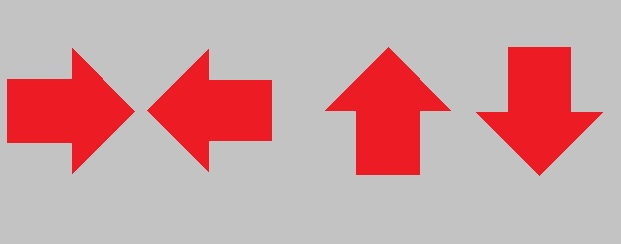
#> input picture soft/p1_primeri/primer4/grp4_train.jpg, 621 x 244 px
$ jupyter execute --allow-errors P1_primer4.ipynb   (shell and % lines are left out)   (Python 2 division)   (older library calls are emulated)
#> lines starting #> are read from the running program, lines starting #| are printed output that depends on the picture; after the words box and inside, x2 and y2 are one past the last pixel; in counts of white or black regions, pixels touching at a corner belong together
### Primer 4 - Sheet music validator

* Sliku **primer4_train.png** koristiti za obučavanje veštačke neuronske mreže tako da prepoznaje dužinu trajanja note.
* Nakon obučavanja, sa slike **primer4_test.png** odrediti za svaku od ćelija, za koliko odstupa od vrednosti 1.
Na primer, prva ćelija odstupa za: 1 - 1/8 + 1/16 + 1/2 + 1/8 = 3/16
Rešenje može biti negativno i dovoljno je da bude iskazano u decimalnom zapisu.

[cell 1]
#import potrebnih biblioteka
import cv2
import collections
import numpy as np
import scipy as sc
import matplotlib.pyplot as plt

# k-means
from sklearn.cluster import KMeans

# keras
from keras.models import Sequential
from keras.layers.core import Dense,Activation
from keras.optimizers import SGD

import matplotlib.pylab as pylab
pylab.rcParams['figure.figsize'] = 16, 12 # za prikaz većih slika i plotova, zakomentarisati ako nije potrebno

from client import SCClient


#Funkcionalnost implementirana u V1
def load_image(path):
#> called with path = 'grp4_train.jpg'
    return cv2.cvtColor(cv2.imread(path), cv2.COLOR_BGR2RGB)
def image_gray(image):
    return cv2.cvtColor(image, cv2.COLOR_RGB2GRAY)
#> returned value: shape (244, 621)
def image_bin(image_gs):
    ret,image_bin = cv2.threshold(image_gs, 127, 255, cv2.THRESH_BINARY)
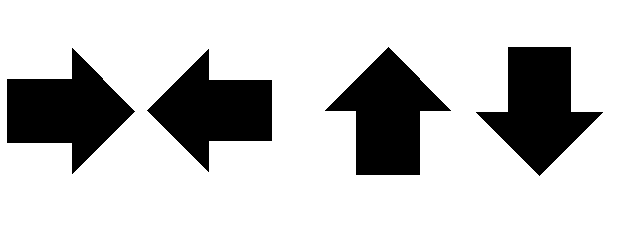
#> image_bin: shape (244, 621); 78.8% white; 4 black regions, box (x1, y1, x2, y2) and area: (476, 47, 603, 176) 8191, (325, 47, 451, 175) 8160, (7, 48, 135, 174) 8160, (147, 49, 272, 172) 7687
    return image_bin
def image_bin_adaptive(image_gs):
    image_bin = cv2.adaptiveThreshold(image_gs, 255, cv2.ADAPTIVE_THRESH_MEAN_C, cv2.THRESH_BINARY, 35, 10)
    return image_bin
def invert(image):
    return 255-image
#> returned value: shape (244, 621); 21.2% white; 4 white regions
def display_image(image, color= False):
    if color:
        plt.imshow(image)
    else:
        plt.imshow(image, 'gray')
def dilate(image):
    kernel = np.ones((3,3)) # strukturni element 3x3 blok
    return cv2.dilate(image, kernel, iterations=1)
def erode(image):
    kernel = np.ones((3,3)) # strukturni element 3x3 blok
    return cv2.erode(image, kernel, iterations=1)

#Funkcionalnost implementirana u V2
def resize_region(region):
    resized = cv2.resize(region,(28,28), interpolation = cv2.INTER_NEAREST)
    return resized
def scale_to_range(image):
    return image / 255
def matrix_to_vector(image):
    return image.flatten()
# [5 lines left out: function prepare_for_ann, not called in this run]
def convert_output(outputs):
    return np.eye(len(outputs))
def winner(output):
    return max(enumerate(output), key=lambda x: x[1])[0]

def remove_noise(binary_image):
    ret_val = invert(binary_image)

    return ret_val

#scclient = SCClient(code='grp4', indeks='RA95/2012', ip='192.168.0.118', port=8080)
#scclient.download_imgs()

[cell 2]
img_train = load_image('grp4_train.jpg')
img_train_bin = remove_noise(image_bin(image_gray(img_train)))
display_image(img_train_bin)

[cell 3]
def to_np_array(contours,angles,centers,sizes,rotate):
    ret_val = []
    for idx, contour in enumerate(contours):

        angle = angles[idx]
        cx,cy = centers[idx]
        height, width = sizes[idx]
        if width<height:
            angle+=90

        # Rotiranje svake tačke regiona oko centra rotacije
        alpha = np.pi/2 - abs(np.radians(angle))
        region_points = np.ndarray((len(contour), 2), dtype=np.int16)
        for i, point in enumerate(contour):
            x = point[0]
            y = point[1]

            if rotate:
                rx = np.sin(alpha)*(x-cx) - np.cos(alpha)*(y-cy) + cx
                ry = np.cos(alpha)*(x-cx) + np.sin(alpha)*(y-cy) + cy
            else:
                rx = x
                ry = y

            region_points[i] = [rx,ry]
        ret_val.append(region_points)


    return ret_val

[cell 4]
def select_roi(image_orig, image_bin, rotate=False):
#> called with rotate = False
    img, contours_borders, hierarchy = cv2.findContours(image_bin.copy(), cv2.RETR_EXTERNAL, cv2.CHAIN_APPROX_NONE)
#> contours_borders = 4 contours; box (x1, y1, x2, y2) and area: (476, 47, 603, 176) 8000, (325, 47, 451, 175) 7970, (7, 48, 135, 174) 7970, (147, 49, 272, 172) 7502

    contours = []
    contour_angles = []
    contour_centers = []
    contour_sizes = []
    for contour in contours_borders:
        center, size, angle = cv2.minAreaRect(contour)
        xt,yt,w,h = cv2.boundingRect(contour)

        region_points = []
        for i in range (xt,xt+w):
            for j in range(yt,yt+h):
                dist = cv2.pointPolygonTest(contour,(i,j),False)
                if dist>=0 and image_bin[j,i]==255: # da li se tacka nalazi unutar konture?
                    region_points.append([i,j])
        contour_centers.append(center)
        contour_angles.append(angle)
        contour_sizes.append(size)
        contours.append(region_points)
#> this loop made 4 passes
#> (center, size, xt, yt, w, h) on passes 1 to 4: ((224, 110), (108.9, 108.9), 147, 49, 125, 123), ((55, 110.5), (112.4, 112.4), 7, 48, 128, 126), ((539, 95.5), (112.4, 112.4), 476, 47, 127, 129), ((387.8, 126.2), (112.4, 111.7), 325, 47, 126, 128)
#> after the loop, contour_angles = [-45, -45, -45, -45]; contour_centers = [(224, 110), (55, 110.5), (539, 95.5), (387.8, 126.2)]; contour_sizes = [(108.9, 108.9), (112.4, 112.4), (112.4, 112.4), (112.4, 111.7)]; contours = 4 items

    contours = to_np_array(contours, contour_angles, contour_centers, contour_sizes, rotate)
#> the loop in to_np_array, `for idx, contour in enumerate(contours): ` made 4 passes
#> (angle, cx, cy, height, width) on passes 1 to 4: (-45, 224, 110, 108.9, 108.9), (-45, 55, 110.5, 112.4, 112.4), (-45, 539, 95.5, 112.4, 112.4), (45, 387.8, 126.2, 112.4, 111.7)
    max_x_cord = 0
    max_y_cord = 0

    for ind,contour in enumerate(contours):
        min_x = min(contour[:,0])
        max_x = max(contour[:,0])
        min_y = min(contour[:,1])
        max_y = max(contour[:,1])

        if( ind == 0):
            max_x_cord = min_x+(max_x-min_x)
            max_y_cord = min_y
        else:

            if(max_x_cord < min_x+(max_x-min_x)):
                 max_x_cord = min_x+(max_x-min_x)

            if(max_y_cord < min_y):
                max_y_cord = min_y
#> this loop made 4 passes
#> (min_x, max_x, min_y, max_y, max_x_cord, max_y_cord) on pass 1: (147, 271, 49, 171, 271, 49)
#> (min_x, max_x, min_y, max_y, max_x_cord) on pass 3: (476, 602, 47, 175, 602)


    regions_dict = {}
    for contour in contours:

        min_x = min(contour[:,0])
        max_x = max(contour[:,0])
        min_y = min(contour[:,1])
        max_y = max(contour[:,1])


        cv2.rectangle(image_orig,(min_x,min_y),(min_x+(max_x-min_x),min_y+(max_y-min_y)),(255,0,0),2)

        region = np.zeros((max_y-min_y+1,max_x-min_x+1), dtype=np.int16)
        for point in contour:
            x = point[0]
            y = point[1]

            region[y-min_y,x-min_x] = 255

        sort= 0
        if(min_y >=max_y_cord -10):
            sort = max_x_cord


        regions_dict[min_x+sort] = [resize_region(region), (min_x,min_y,max_x-min_x,max_y-min_y)]
#> this loop made 4 passes
#> (min_x, max_x, min_y, max_y) on passes 1 to 4: (147, 271, 49, 171), (7, 134, 48, 173), (476, 602, 47, 175), (325, 450, 47, 174)
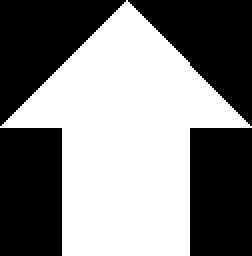
#> region: shape (128, 126) int16 (shown 2 times larger); 50.6% white; 4 black regions, box (x1, y1, x2, y2) and area: (0, 0, 63, 63) 2016, (64, 0, 126, 63) 1984, (0, 64, 31, 128) 1984, (95, 64, 126, 128) 1984
#> after the loop, regions_dict = 4 items

    sorted_regions_dict = collections.OrderedDict(sorted(regions_dict.items()))
#> sorted_regions_dict = 4 items
    sorted_regions = np.array(sorted_regions_dict.values())


    sorted_rectangles = sorted_regions[:,1]
    region_distances = [-sorted_rectangles[0][1]-sorted_rectangles[0][3]]
    # Izdvojiti sortirane parametre opisujućih pravougaonika
    # Izračunati rastojanja između svih susednih regiona po x osi i dodati ih u region_distances niz
    for x,y,w,h in sorted_regions[1:-1, 1]:
        region_distances[-1] += y
        region_distances.append(-y-h)
    region_distances[-1] += sorted_rectangles[-1][1]

    return image_orig, sorted_regions[:, 0], region_distances

#> (a cell that did not finish here is left out)

[cell 6]
# [27 lines left out: functions create_ann, train_ann, not called in this run]

[cell 7]
img_train = load_image('grp4_train.jpg')
img_train_bin = dilate(invert(image_bin(image_gray(img_train))))
#> in dilate, `kernel = np.ones((3,3))`: kernel = [[1, 1, 1], [1, 1, 1], [1, 1, 1]]
#> in dilate, `return cv2.dilate(image, kernel, iterations=1)`:
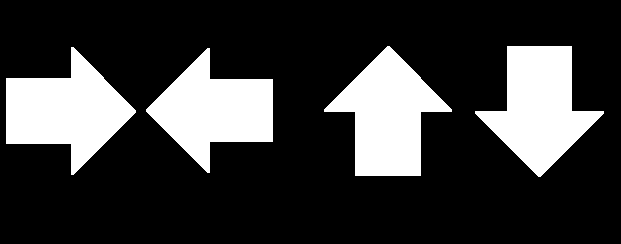
#> returned value: shape (244, 621); 22.6% white; 4 white regions
#> (the rest of this cell did not finish here and is left out)

#> call 2 of select_roi, with rotate = False
#> in select_roi (call 2), `img, contours_borders, hierarchy = cv2.findContours(image_bin.copy(), ..`: contours_borders = 4 contours; box (x1, y1, x2, y2) and area: (475, 46, 604, 177) 8512, (324, 46, 452, 176) 8478, (6, 47, 136, 175) 8478, (146, 48, 273, 173) 7998
#> the loop in select_roi (call 2), `for contour in contours_borders:` made 4 passes
#> (center, size, xt, yt, w, h) on passes 1 to 4: ((224, 110), (111.7, 111.7), 146, 48, 127, 125), ((55, 110.5), (115.3, 115.3), 6, 47, 130, 128), ((539, 95.5), (115.3, 115.3), 475, 46, 129, 131), ((387.8, 126.3), (115.3, 114.6), 324, 46, 128, 130)
#> after the loop in select_roi (call 2), `for contour in contours_borders:`: contour_centers = [(224, 110), (55, 110.5), (539, 95.5), (387.8, 126.3)]; contour_sizes = [(111.7, 111.7), (115.3, 115.3), (115.3, 115.3), (115.3, 114.6)]
#> the loop in to_np_array (call 2), `for idx, contour in enumerate(contours): ` made 4 passes
#> (angle, cx, cy, height, width) on passes 1 to 4: (-45, 224, 110, 111.7, 111.7), (45, 55, 110.5, 115.3, 115.3), (-45, 539, 95.5, 115.3, 115.3), (45, 387.8, 126.3, 115.3, 114.6)
#> the loop in select_roi (call 2), `for ind,contour in enumerate(contours):` made 4 passes
#> (min_x, max_x, min_y, max_y, max_x_cord, max_y_cord) on pass 1: (146, 272, 48, 172, 272, 48)
#> (min_x, max_x, min_y, max_y, max_x_cord) on pass 3: (475, 603, 46, 176, 603)
#> the loop in select_roi (call 2), `for contour in contours: ` made 4 passes
#> (min_x, max_x, min_y, max_y) on passes 1 to 4: (146, 272, 48, 172), (6, 135, 47, 174), (475, 603, 46, 176), (324, 451, 46, 175)
#> after the loop in select_roi (call 2), `for contour in contours:`:
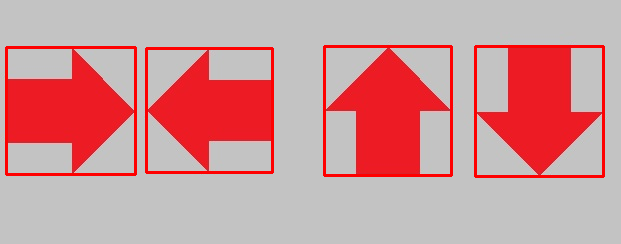
#> image_orig: shape (244, 621, 3); mean R, G, B 206.2, 151.8, 153.7
#> after the loop in select_roi (call 2), `for contour in contours:`: region: shape (130, 128) int16; 52.1% white; 4 black regions, box (x1, y1, x2, y2) and area: (0, 0, 63, 63) 2016, (66, 0, 128, 63) 1984, (0, 66, 31, 130) 1984, (97, 66, 128, 130) 1984
display_image(img_train_bin)
inputs = prepare_for_ann(shapes)
alphabet = ['desno','levo','gore','dole']
outputs = convert_output(alphabet)
ann = create_ann()
ann = train_ann(ann, inputs, outputs)
results = ann.predict(np.array(inputs, np.float32))
for note in results:
    print alphabet[winner(note)]

[cell 8]
# [18 lines left out: function display_result, not called in this run]

[cell 9]
img_test = load_image('grp4_test.jpg')
#> call 3 of load_image, with path = 'grp4_test.jpg'
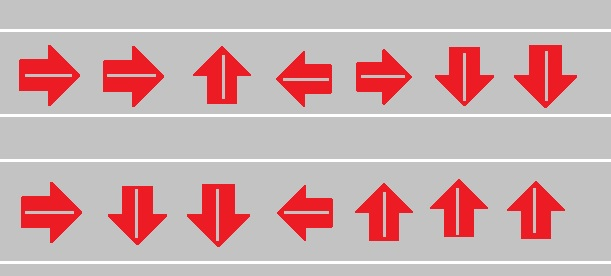
#> input picture soft/p1_primeri/primer4/grp4_test.jpg, 611 x 276 px
img_test_bin = (remove_noise(image_bin(image_gray(img_test))))
#> in image_gray (call 3), `return cv2.cvtColor(image, cv2.COLOR_RGB2GRAY)`:
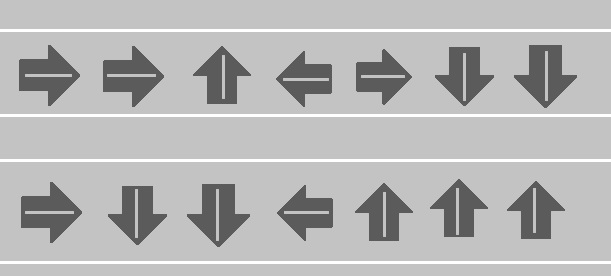
#> returned value: shape (276, 611); min 83, max 255, mean 182.7
#> in image_bin (call 3), `ret,image_bin = cv2.threshold(image_gs, 127, 255, cv2.THRESH_BINARY)`:
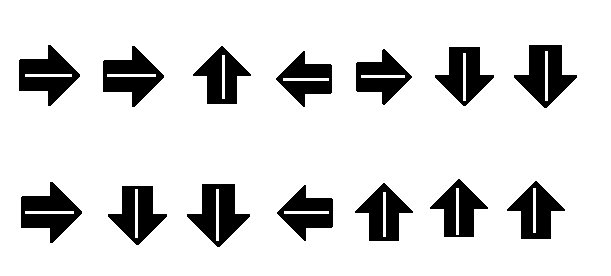
#> image_bin: shape (276, 611); 85.6% white; 14 black regions, largest, box (x1, y1, x2, y2) and area: (514, 45, 577, 108) 1989, (187, 184, 250, 247) 1983, (19, 45, 80, 106) 1868
#> in invert (call 3), `return 255-image`: returned value: shape (276, 611); 14.4% white; 14 white regions
all_distances = []
#display_image(img_test_bin[:][:250])
#> (the rest of this cell did not finish here and is left out)

#> call 3 of select_roi, with rotate = False
#> in select_roi (call 3), `img, contours_borders, hierarchy = cv2.findContours(image_bin.copy(), ..`: contours_borders = 14 contours; largest, box (x1, y1, x2, y2) and area: (187, 184, 250, 247) 2045, (514, 45, 577, 108) 2045, (21, 182, 82, 243) 1918, (103, 46, 164, 107) 1918, (19, 45, 80, 106) 1918
#> the loop in select_roi (call 3), `for contour in contours_borders:` made 14 passes
#> (center, size, xt, yt, w, h) on passes 1 to 12: ((137, 208), (52.33, 52.33), 108, 186, 59, 59), ((311, 212.5), (48.79, 48.79), 277, 185, 56, 56), ((218, 207.5), (55.86, 55.86), 187, 184, 63, 63), ((383.5, 218.5), (50.91, 50.91), 355, 183, 58, 58), ((44, 212), (53.74, 53.74), 21, 182, 61, 61), ((535.5, 216.5), (50.91, 50.91), 507, 181, 58, 58), ((458.5, 214.5), (50.91, 50.91), 430, 179, 58, 58), ((310, 78.5), (48.79, 48.79), 276, 51, 56, 56), ((377, 76.5), (48.79, 48.79), 356, 49, 56, 56), ((464, 69), (52.33, 52.33), 435, 47, 59, 59), ((221.5, 81.5), (50.91, 50.91), 193, 46, 58, 58), ((126, 76), (53.74, 53.74), 103, 46, 61, 61)
#> after the loop in select_roi (call 3), `for contour in contours_borders:`: contour_angles = [-45, -45, -45, -45, -45, -45, -45, -45, -45, -45, -45, -45, -45, -45]; contour_centers = [(137, 208), (311, 212.5), (218, 207.5), (383.5, 218.5), (44, 212), (535.5, 216.5), (458.5, 214.5), (310, 78.5), (377, 76.5), (464, 69), (221.5, 81.5), (126, 76), (545, 68.5), (42, 75)]; contour_sizes = [(52.33, 52.33), (48.79, 48.79), (55.86, 55.86), (50.91, 50.91), (53.74, 53.74), (50.91, 50.91), (50.91, 50.91), (48.79, 48.79), (48.79, 48.79), (52.33, 52.33), (50.91, 50.91), (53.74, 53.74), (55.86, 55.86), (53.74, 53.74)]; contours = 14 items
#> the loop in select_roi (call 3), `for ind,contour in enumerate(contours):` made 14 passes
#> (min_x, max_x, min_y, max_y, max_x_cord, max_y_cord) on pass 1: (108, 166, 186, 244, 166, 186)
#> (min_x, max_x, min_y, max_y, max_x_cord) on passes 2, 4, 6, 13: (277, 332, 185, 240, 332), (355, 412, 183, 240, 412), (507, 564, 181, 238, 564), (514, 576, 45, 107, 576)
#> the loop in select_roi (call 3), `for contour in contours: ` made 14 passes
#> (min_x, max_x, min_y, max_y, sort) on passes 1 to 12: (108, 166, 186, 244, 576), (277, 332, 185, 240, 576), (187, 249, 184, 246, 576), (355, 412, 183, 240, 576), (21, 81, 182, 242, 576), (507, 564, 181, 238, 576), (430, 487, 179, 236, 576), (276, 331, 51, 106, 0), (356, 411, 49, 104, 0), (435, 493, 47, 105, 0), (193, 250, 46, 103, 0), (103, 163, 46, 106, 0)
#> pass 1, in resize_region (call 9), `resized = cv2.resize(region,(28,28), interpolation = cv2.INTER_NEAREST)`:
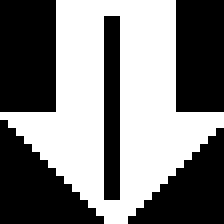
#> resized: shape (28, 28) int16 (shown 8 times larger); 49.4% white; 1 white region, box (x1, y1, x2, y2) and area: (0, 0, 28, 28) 387
#> after the loop in select_roi (call 3), `for contour in contours:`:
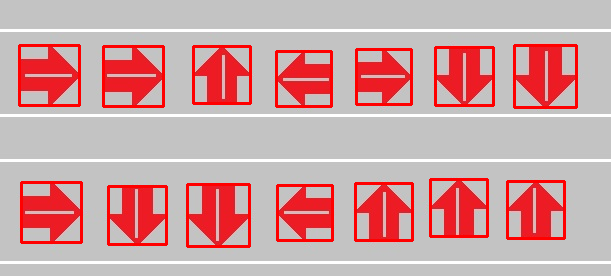
#> image_orig: shape (276, 611, 3); mean R, G, B 206.8, 163.4, 164.7
#> after the loop in select_roi (call 3), `for contour in contours:`:
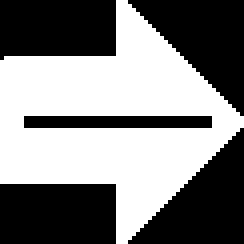
#> region: shape (61, 61) int16 (shown 4 times larger); 50.2% white; 5 black regions, box (x1, y1, x2, y2) and area: (32, 0, 61, 29) 435, (32, 32, 61, 61) 435, (0, 46, 29, 61) 435, (0, 0, 29, 15) 407, (6, 29, 53, 32) 141
